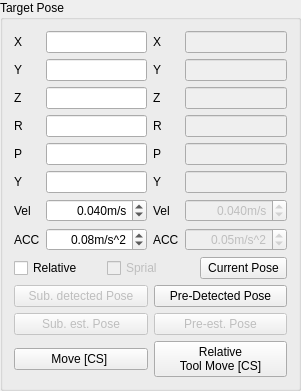
  <widget class="QGroupBox" name="groupBox_5">
   <property name="geometry">
    <rect>
     <x>0</x>
     <y>270</y>
     <width>301</width>
     <height>391</height>
    </rect>
   </property>
   <property name="title">
    <string>Target Pose</string>
   </property>
   <layout class="QHBoxLayout" name="horizontalLayout_3">
    <item>
     <layout class="QVBoxLayout" name="verticalLayout_4">
      <item>
       <layout class="QGridLayout" name="gridLayout_10">
        <item row="0" column="1">
         <layout class="QGridLayout" name="gridLayout_4">
          <item row="2" column="1">
           <widget class="QLineEdit" name="lineEdit_robotATargetX_3">
            <property name="enabled">
             <bool>true</bool>
            </property>
            <property name="alignment">
             <set>Qt::AlignRight|Qt::AlignTrailing|Qt::AlignVCenter</set>
            </property>
           </widget>
          </item>
          <item row="5" column="0">
           <widget class="QLabel" name="labelTargetX_6">
            <property name="text">
             <string>Y</string>
            </property>
           </widget>
          </item>
          <item row="4" column="0">
           <widget class="QLabel" name="labelTargetX_5">
            <property name="text">
             <string>P</string>
            </property>
           </widget>
          </item>
          <item row="3" column="0">
           <widget class="QLabel" name="labelTargetX_4">
            <property name="text">
             <string>R</string>
            </property>
           </widget>
          </item>
          <item row="2" column="0">
           <widget class="QLabel" name="labelTargetX_3">
            <property name="text">
             <string>Z</string>
            </property>
           </widget>
          </item>
          <item row="0" column="1">
           <widget class="QLineEdit" name="lineEdit_robotATargetX_1">
            <property name="enabled">
             <bool>true</bool>
            </property>
            <property name="alignment">
             <set>Qt::AlignRight|Qt::AlignTrailing|Qt::AlignVCenter</set>
            </property>
           </widget>
          </item>
          <item row="6" column="0">
           <widget class="QLabel" name="labelTargetVelocity">
            <property name="text">
             <string>Vel</string>
            </property>
           </widget>
          </item>
          <item row="1" column="0">
           <widget class="QLabel" name="labelTargetX_2">
            <property name="text">
             <string>Y</string>
            </property>
           </widget>
          </item>
          <item row="0" column="0">
           <widget class="QLabel" name="labelTargetX_1">
            <property name="text">
             <string>X</string>
            </property>
           </widget>
          </item>
          <item row="7" column="0">
           <widget class="QLabel" name="labelTargetAcceleration">
            <property name="text">
             <string>ACC</string>
            </property>
           </widget>
          </item>
          <item row="6" column="1">
           <widget class="QDoubleSpinBox" name="doubleSpinBox_robotATargetVelocityCS">
            <property name="minimumSize">
             <size>
              <width>100</width>
              <height>0</height>
             </size>
            </property>
            <property name="alignment">
             <set>Qt::AlignRight|Qt::AlignTrailing|Qt::AlignVCenter</set>
            </property>
            <property name="suffix">
             <string>m/s</string>
            </property>
            <property name="decimals">
             <number>3</number>
            </property>
            <property name="maximum">
             <double>1.000000000000000</double>
            </property>
            <property name="singleStep">
             <double>0.100000000000000</double>
            </property>
            <property name="value">
             <double>0.040000000000000</double>
            </property>
           </widget>
          </item>
          <item row="7" column="1">
           <widget class="QDoubleSpinBox" name="doubleSpinBox_robotATargetAccelerationCS">
            <property name="minimumSize">
             <size>
              <width>0</width>
              <height>0</height>
             </size>
            </property>
            <property name="alignment">
             <set>Qt::AlignRight|Qt::AlignTrailing|Qt::AlignVCenter</set>
            </property>
            <property name="suffix">
             <string>m/s^2</string>
            </property>
            <property name="maximum">
             <double>2.000000000000000</double>
            </property>
            <property name="singleStep">
             <double>0.100000000000000</double>
            </property>
            <property name="value">
             <double>0.080000000000000</double>
            </property>
           </widget>
          </item>
          <item row="1" column="1">
           <widget class="QLineEdit" name="lineEdit_robotATargetX_2">
            <property name="enabled">
             <bool>true</bool>
            </property>
            <property name="alignment">
             <set>Qt::AlignRight|Qt::AlignTrailing|Qt::AlignVCenter</set>
            </property>
           </widget>
          </item>
          <item row="3" column="1">
           <widget class="QLineEdit" name="lineEdit_robotATargetX_4">
            <property name="enabled">
             <bool>true</bool>
            </property>
            <property name="alignment">
             <set>Qt::AlignRight|Qt::AlignTrailing|Qt::AlignVCenter</set>
            </property>
           </widget>
          </item>
          <item row="4" column="1">
           <widget class="QLineEdit" name="lineEdit_robotATargetX_5">
            <property name="enabled">
             <bool>true</bool>
            </property>
            <property name="alignment">
             <set>Qt::AlignRight|Qt::AlignTrailing|Qt::AlignVCenter</set>
            </property>
           </widget>
          </item>
          <item row="5" column="1">
           <widget class="QLineEdit" name="lineEdit_robotATargetX_6">
            <property name="enabled">
             <bool>true</bool>
            </property>
            <property name="alignment">
             <set>Qt::AlignRight|Qt::AlignTrailing|Qt::AlignVCenter</set>
            </property>
           </widget>
          </item>
         </layout>
        </item>
        <item row="0" column="2">
         <layout class="QGridLayout" name="gridLayout_11" rowminimumheight="0">
          <item row="0" column="1">
           <layout class="QGridLayout" name="gridLayout_6">
            <item row="2" column="1">
             <widget class="QLineEdit" name="lineEdit_robotBTargetX_3">
              <property name="enabled">
               <bool>false</bool>
              </property>
              <property name="alignment">
               <set>Qt::AlignRight|Qt::AlignTrailing|Qt::AlignVCenter</set>
              </property>
             </widget>
            </item>
            <item row="5" column="0">
             <widget class="QLabel" name="labelTargetX_19">
              <property name="text">
               <string>Y</string>
              </property>
             </widget>
            </item>
            <item row="4" column="0">
             <widget class="QLabel" name="labelTargetX_20">
              <property name="text">
               <string>P</string>
              </property>
             </widget>
            </item>
            <item row="3" column="0">
             <widget class="QLabel" name="labelTargetX_21">
              <property name="text">
               <string>R</string>
              </property>
             </widget>
            </item>
            <item row="2" column="0">
             <widget class="QLabel" name="labelTargetX_22">
              <property name="text">
               <string>Z</string>
              </property>
             </widget>
            </item>
            <item row="0" column="1">
             <widget class="QLineEdit" name="lineEdit_robotBTargetX_1">
              <property name="enabled">
               <bool>false</bool>
              </property>
              <property name="alignment">
               <set>Qt::AlignRight|Qt::AlignTrailing|Qt::AlignVCenter</set>
              </property>
             </widget>
            </item>
            <item row="6" column="0">
             <widget class="QLabel" name="labelTargetVelocity_30">
              <property name="text">
               <string>Vel</string>
              </property>
             </widget>
            </item>
            <item row="1" column="0">
             <widget class="QLabel" name="labelTargetX_23">
              <property name="text">
               <string>Y</string>
              </property>
             </widget>
            </item>
            <item row="0" column="0">
             <widget class="QLabel" name="labelTargetX_24">
              <property name="text">
               <string>X</string>
              </property>
             </widget>
            </item>
            <item row="7" column="0">
             <widget class="QLabel" name="labelTargetAcceleration_5">
              <property name="text">
               <string>ACC</string>
              </property>
             </widget>
            </item>
            <item row="6" column="1">
             <widget class="QDoubleSpinBox" name="doubleSpinBox_robotBTargetVelocityCS">
              <property name="enabled">
               <bool>false</bool>
              </property>
              <property name="minimumSize">
               <size>
                <width>100</width>
                <height>0</height>
               </size>
              </property>
              <property name="alignment">
               <set>Qt::AlignRight|Qt::AlignTrailing|Qt::AlignVCenter</set>
              </property>
              <property name="suffix">
               <string>m/s</string>
              </property>
              <property name="decimals">
               <number>3</number>
              </property>
              <property name="maximum">
               <double>1.000000000000000</double>
              </property>
              <property name="singleStep">
               <double>0.100000000000000</double>
              </property>
              <property name="value">
               <double>0.040000000000000</double>
              </property>
             </widget>
            </item>
            <item row="7" column="1">
             <widget class="QDoubleSpinBox" name="doubleSpinBox_robotBTargetAccelerationCS">
              <property name="enabled">
               <bool>false</bool>
              </property>
              <property name="minimumSize">
               <size>
                <width>0</width>
                <height>0</height>
               </size>
              </property>
              <property name="alignment">
               <set>Qt::AlignRight|Qt::AlignTrailing|Qt::AlignVCenter</set>
              </property>
              <property name="suffix">
               <string>m/s^2</string>
              </property>
              <property name="maximum">
               <double>2.000000000000000</double>
              </property>
              <property name="singleStep">
               <double>0.100000000000000</double>
              </property>
              <property name="value">
               <double>0.050000000000000</double>
              </property>
             </widget>
            </item>
            <item row="1" column="1">
             <widget class="QLineEdit" name="lineEdit_robotBTargetX_2">
              <property name="enabled">
               <bool>false</bool>
              </property>
              <property name="alignment">
               <set>Qt::AlignRight|Qt::AlignTrailing|Qt::AlignVCenter</set>
              </property>
             </widget>
            </item>
            <item row="3" column="1">
             <widget class="QLineEdit" name="lineEdit_robotBTargetX_4">
              <property name="enabled">
               <bool>false</bool>
              </property>
              <property name="alignment">
               <set>Qt::AlignRight|Qt::AlignTrailing|Qt::AlignVCenter</set>
              </property>
             </widget>
            </item>
            <item row="4" column="1">
             <widget class="QLineEdit" name="lineEdit_robotBTargetX_5">
              <property name="enabled">
               <bool>false</bool>
              </property>
              <property name="alignment">
               <set>Qt::AlignRight|Qt::AlignTrailing|Qt::AlignVCenter</set>
              </property>
             </widget>
            </item>
            <item row="5" column="1">
             <widget class="QLineEdit" name="lineEdit_robotBTargetX_6">
              <property name="enabled">
               <bool>false</bool>
              </property>
              <property name="alignment">
               <set>Qt::AlignRight|Qt::AlignTrailing|Qt::AlignVCenter</set>
              </property>
             </widget>
            </item>
           </layout>
          </item>
         </layout>
        </item>
       </layout>
      </item>
      <item>
       <layout class="QHBoxLayout" name="horizontalLayout_11">
        <item>
         <widget class="QCheckBox" name="checkBox_isrelativeRobotACS">
          <property name="text">
           <string>Relative</string>
          </property>
         </widget>
        </item>
        <item>
         <widget class="QCheckBox" name="checkBox_isrelativeRobot_Sprial">
          <property name="enabled">
           <bool>false</bool>
          </property>
          <property name="text">
           <string>Sprial</string>
          </property>
         </widget>
        </item>
        <item>
         <widget class="QPushButton" name="pushButton_setCurrentPoseRobotA">
          <property name="text">
           <string>Current Pose</string>
          </property>
         </widget>
        </item>
       </layout>
      </item>
      <item>
       <layout class="QHBoxLayout" name="horizontalLayout">
        <item>
         <widget class="QPushButton" name="pushButton_setSubDetectedPose">
          <property name="enabled">
           <bool>false</bool>
          </property>
          <property name="text">
           <string>Sub. detected Pose</string>
          </property>
          <property name="checkable">
           <bool>true</bool>
          </property>
         </widget>
        </item>
        <item>
         <widget class="QPushButton" name="pushButton_setPreDetectedPose">
          <property name="enabled">
           <bool>true</bool>
          </property>
          <property name="text">
           <string>Pre-Detected Pose</string>
          </property>
          <property name="checkable">
           <bool>true</bool>
          </property>
         </widget>
        </item>
       </layout>
      </item>
      <item>
       <layout class="QHBoxLayout" name="horizontalLayout_5">
        <item>
         <widget class="QPushButton" name="pushButton_setSubEstimatedPose">
          <property name="enabled">
           <bool>false</bool>
          </property>
          <property name="text">
           <string>Sub. est. Pose</string>
          </property>
          <property name="checkable">
           <bool>true</bool>
          </property>
         </widget>
        </item>
        <item>
         <widget class="QPushButton" name="pushButton_setEstimatedPose">
          <property name="enabled">
           <bool>false</bool>
          </property>
          <property name="text">
           <string>Pre-est. Pose</string>
          </property>
          <property name="checkable">
           <bool>true</bool>
          </property>
         </widget>
        </item>
       </layout>
      </item>
      <item>
       <layout class="QHBoxLayout" name="horizontalLayout_6">
        <item>
         <widget class="QPushButton" name="pushButton_MoveRobotACS">
          <property name="text">
           <string>Move [CS] </string>
          </property>
         </widget>
        </item>
        <item>
         <widget class="QPushButton" name="pushButton_MoveRobotRelativeToolFrame">
          <property name="text">
           <string>Relative
Tool Move [CS]</string>
          </property>
         </widget>
        </item>
       </layout>
      </item>
     </layout>
    </item>
   </layout>
  </widget>
